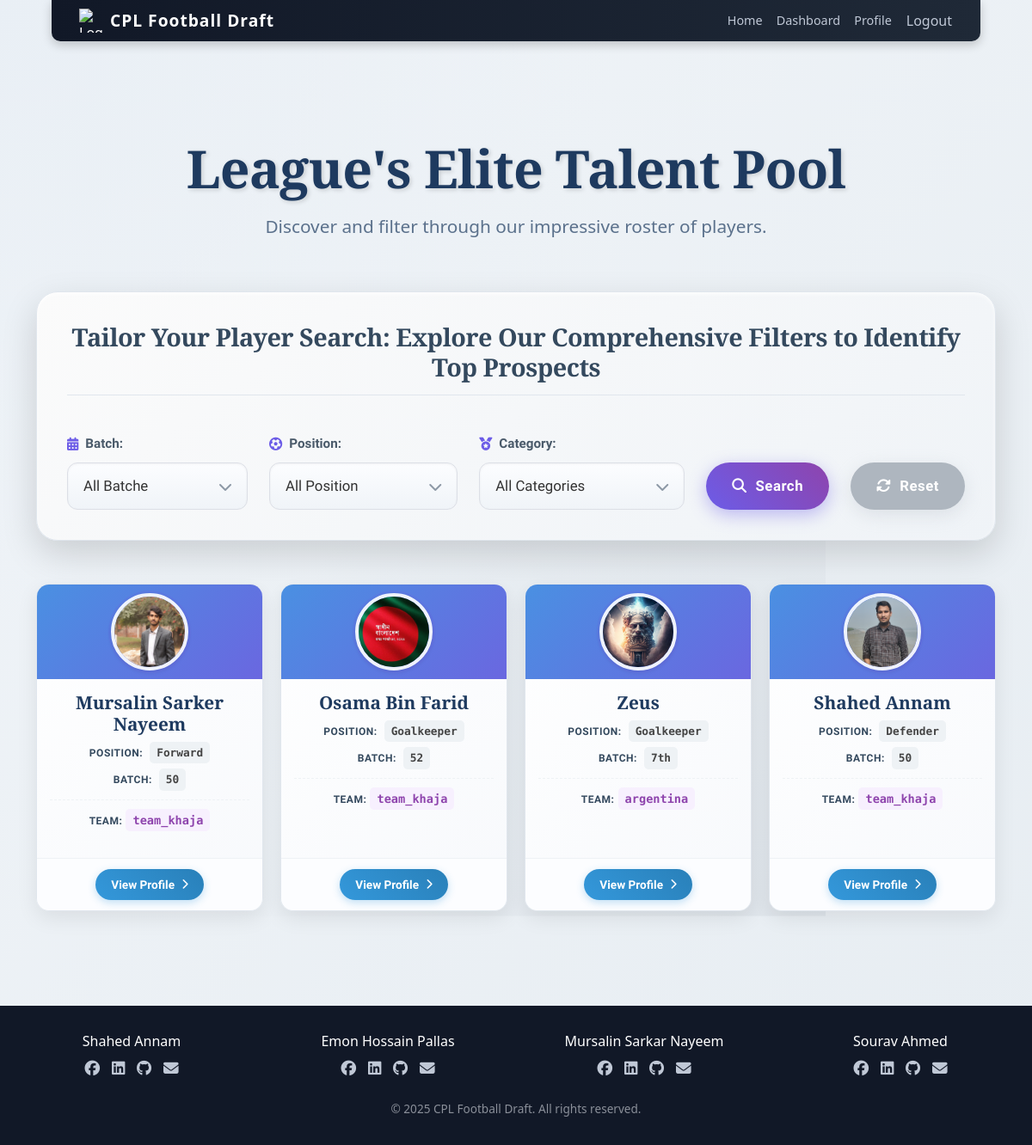
/player/list/ (signed in), run on an earlier commit of the app's database.
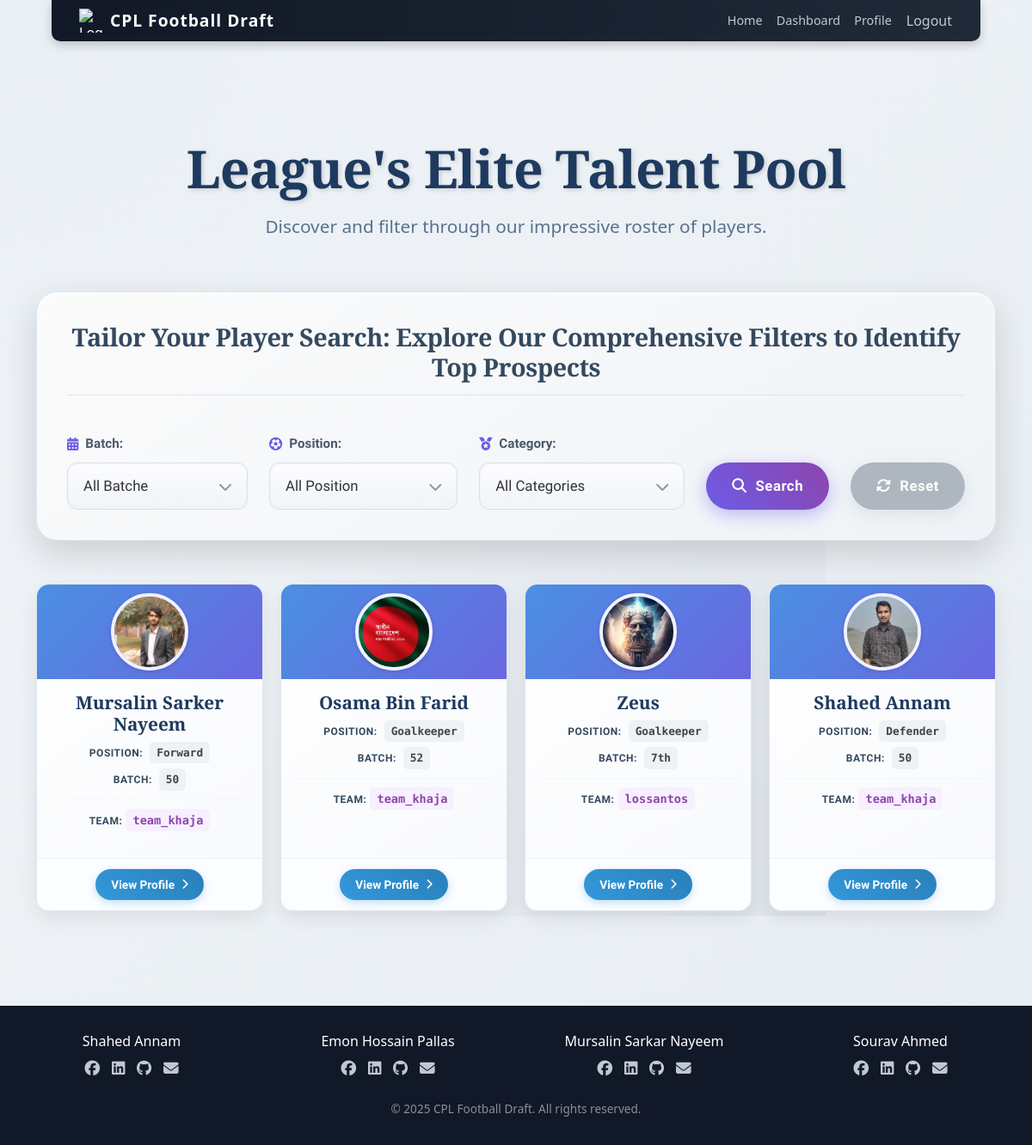
And on a later commit of the database.
### player/models.py (models this page shows, shortened)
class Player(models.Model):
    POSITION_CHOICES = [
        ('Midfielder', 'Midfielder'),
        ('Goalkeeper', 'Goalkeeper'),
        ('Forward', 'Forward'),
        ('Defender', 'Defender'),
    ]
    user = models.ForeignKey(settings.AUTH_USER_MODEL, on_delete=models.CASCADE)
    name = models.CharField(max_length=100)
    age = models.IntegerField()
    playing_position = models.CharField(max_length=20, choices=POSITION_CHOICES)
    batch = models.CharField(max_length=10)
    contact_number = models.CharField(max_length=15, blank=True, null=True)
    profile_picture = models.ImageField(upload_to='profile_pics/', blank=True, null=True)
    assigned_team = models.CharField(max_length=100, default="Not bought yet")
    registered_at = models.DateTimeField(auto_now_add=True)
    price = models.IntegerField(default=100)
    current_price = models.IntegerField(default=0)
    CATEGORY_CHOICES = [
        ('A', 'Category A'),
        ('B', 'Category B'),
        ('C', 'Category C'),
    ]
    player_class = models.CharField(max_length=1, choices=CATEGORY_CHOICES, blank=True, null=True)

### player/views.py (the view)
# urls.py: path('list/', views.player_list, name='player_list'),
@login_required
def player_list(request):
    batch_filter = request.GET.get('batch', None)
    position_filter = request.GET.get('position', None)
    category_filter = request.GET.get('player_category', None)  # changed here
    players = Player.objects.all()
    if batch_filter:
        players = players.filter(batch=batch_filter)
    if position_filter:
        players = players.filter(playing_position=position_filter)
    if category_filter:
        players = players.filter(player_class=category_filter)  # player_class remains, just filter key changed
    all_batches = list(range(45, 61))
    category_choices = Player.CATEGORY_CHOICES  # pass category choices to template
    return render(request, 'player/player_list.html', {
        'players': players,
        'batch_filter': batch_filter,
        'position_filter': position_filter,
        'category_filter': category_filter,  # changed here
        'all_batches': all_batches,
        'category_choices': category_choices,  # changed here
    })

### templates/player/player_list.html (shortened to what the changed rows need)
{% extends 'cpl/base.html' %}
{% load static %}
{% block head %}
    <link rel="stylesheet" href="{% static 'player/stylePlayer_list.css' %}">
    <link rel="stylesheet" href="https://cdnjs.cloudflare.com/ajax/libs/font-awesome/6.0.0-beta3/css/all.min.css" />
{% endblock %}
{% block content %}
<div class="player-list-container">
    <h1 class="page-title">League's Elite Talent Pool</h1>
    <div class="filter-section elegant-filter">
        <h2 class="filter-header">Tailor Your Player Search: Explore Our Comprehensive Filters to Identify Top Prospects</h2>
    </div>
    {% if players %}
        <div class="player-grid">
            {% for player in players %}
            <div class="player-card">
                <div class="player-card-header">
                    {% if player.profile_picture %}
                        <img src="{{ player.profile_picture.url }}" alt="{{ player.name }} Profile" class="profile-picture">
                    {% else %}
                        <img src="{% static 'player/img/default_player_silhouette.svg' %}" alt="No Profile Picture" class="profile-picture default-profile-picture">
                    {% endif %}
                </div>
                <div class="player-card-body">
                    <h2 class="player-name">{{ player.name }}</h2>
                    <p class="player-meta">
                        <span class="detail-label">Position:</span>
                        <span class="detail-value position-{{ player.playing_position|lower }}">{{ player.playing_position }}</span>
                    </p>
                    <p class="player-meta">
                        <span class="detail-label">Batch:</span>
                        <span class="detail-value">{{ player.batch }}</span>
                    </p>
                    <p class="player-team-status">
                        <span class="detail-label">Team:</span>
                        <span class="detail-value assigned-team-name {{ player.assigned_team|lower|slugify }}">{{ player.assigned_team }}</span>
                    </p>
                </div>
                <div class="player-card-footer">
                    <a href="{% url 'player:player_profile' player.id %}" class="view-profile-button">
    View Profile <i class="fas fa-chevron-right"></i>
</a>
                </div>
            </div>
            {% endfor %}
        </div>
    {% else %}
        <div class="no-players-found">
            <i class="fas fa-frown no-players-icon"></i>
            <p>No players found matching your criteria. Try adjusting your filters!</p>
            <a href="{% url 'player:player_list' %}" class="filter-button primary">Show All Players</a>
        </div>
    {% endif %}
</div>
{% endblock %}

What changed in the data, as far as the page shows it:
changed Player "Zeus": assigned_team "argentina" → "lossantos"
